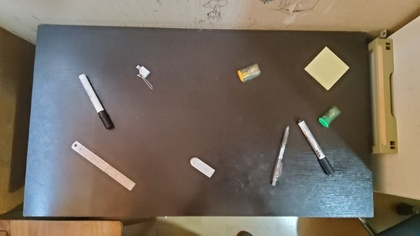
%> input picture dataset/reference/CL/Small/Ft_04_CL_S.jpg, 420 x 236 px, shrunk from 853 x 480 before the run
$ octave test01.m   (GNU Octave 9; MATLAB toolbox functions it lacks are replaced by stand-ins)
%> lines starting %> are read from the running program, lines starting %| are printed output that depends on the picture
%> further down, I is the input picture: size 236x420x3 uint8; mean R, G, B 119.4, 109, 96.7
### dataset/reference/Codigo/f_bilateral.m
function img_proc = f_bilateral(I,g_s,int)
%> called with g_s = 200, int = 10

    % Convertir a espacio de color Lab
    I_Lab = rgb2lab(I);
%> I_Lab: size 236x420x3 double; mean of channels 1, 2, 3 46.2, 2.8, 8.7

    I_bilat = imbilatfilt(I_Lab, g_s, int);
%> I_bilat: size 236x420x3 double; mean of channels 1, 2, 3 46.3, 2.8, 8.7

    % Convertir de nuevo a RGB
    img_proc = lab2rgb(I_bilat,'Out','uint8');
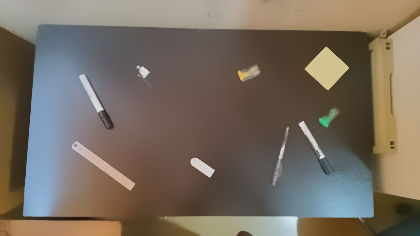
%> img_proc: size 236x420x3 double; mean R, G, B 0.469, 0.427, 0.379
end

### dataset/reference/Codigo/f_laplaciano.m
function img_prcs = f_laplaciano(I,alpha)
%> called with alpha = 0.8
filtro = fspecial('laplacian',alpha); %funcion para especificar un filtro. Varias opciones
img_prcs = imfilter(I,filtro);
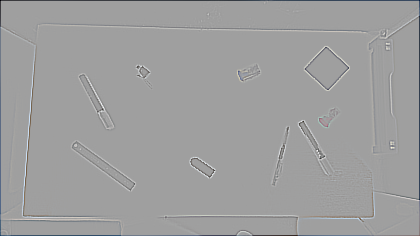
%> img_prcs: size 236x420x3 double; mean R, G, B -0.00763, -0.00667, -0.00525; drawn with min black and max white
end

### dataset/reference/Codigo/img_enhancement.m
function I_enh = img_enhancement(I,alpha)
%> called with alpha = 0.5

I2 = rgb2gray(I);
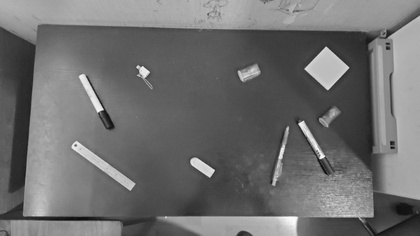
%> I2: size 236x420 uint8; min 7, max 253, mean 110.7

H = zeros(size(I2,1),size(I2,2));

I_fft = fftshift(fft2(I2));
for i = 1:size(I,1)
    for j = 1:size(I,2)
        H(i,j) = -((i-size(I,1)/2)^2+(j-size(I,2)/2)^2);%desplazamiento para el centro de coordenads
    end
end
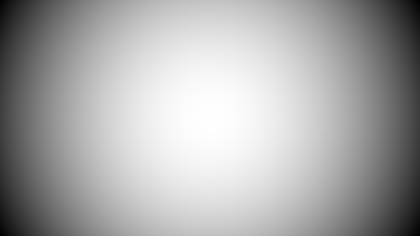
%> H: size 236x420 double; min -58024, max 0, mean -19341.7; drawn with min black and max white

I_lap = real(ifft2(ifftshift(I_fft.*H)));
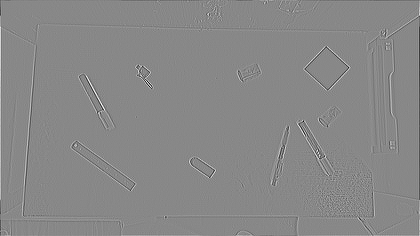
%> I_lap: size 236x420 double; min -1385549.7, max 1208654.7, mean -221.4; drawn with min black and max white
I_lap_norm = I_lap/max(max(I_lap));

I_norm = mat2gray(I2);
I_enh = I_norm - alpha*I_lap_norm;%valor empirico
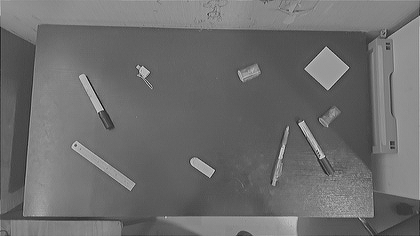
%> I_enh: size 236x420 double; min -0.383, max 1.49, mean 0.422; drawn with min black and max white
end

### dataset/reference/Codigo/test01.m
% I = imread('Ft_01_RL (Small).jpg');
%I = imread('../Small/Ft_01_RL_S.jpg');
adr = 'C:\Users\ISAAC\Desktop\Maestría\Visión por computadora\Fotos\CL\Small';
I = imread(fullfile(adr, 'Ft_04_CL_S.jpg'));


% figure
% imshow(I)
g_s = 200;
int = 10;
im1 = f_bilateral(I,g_s,int);
figure()
subplot(121)
imshow(I)
subplot(122)
imshow(im1)

%%
alpha = .8;
I_filt = f_laplaciano(im1, alpha);
figure()
subplot(121)
imshow(I)
subplot(122)
imshow(I_filt)
%%
I_enh = img_enhancement(I, 0.5);
im2 = f_laplaciano(I_enh, alpha);
figure()
subplot(121)
imshow(I)
subplot(122)
imshow(im2)
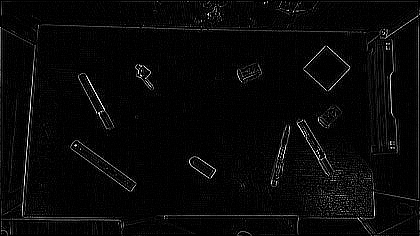
%> displayed picture: size 236x420, on the screen's scale of 0 to 255; min 0, max 255, mean 8.1

$ run again, with dataset/reference/RL/Small/Ft_01_RL_S.jpg copied over dataset/reference/CL/Small/Ft_04_CL_S.jpg
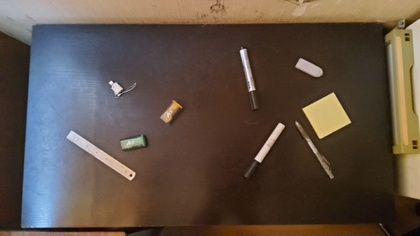
%> input picture dataset/reference/RL/Small/Ft_01_RL_S.jpg, 420 x 236 px, shrunk from 853 x 480 before the run
%> I is the input picture: size 236x420x3 uint8; mean R, G, B 94.6, 80.4, 70
%> I_Lab: size 236x420x3 double; mean of channels 1, 2, 3 34.7, 5.5, 8.9
%> I_bilat: size 236x420x3 double; mean of channels 1, 2, 3 34.7, 5.5, 8.8
%> in img_enhancement, `I_enh = I_norm - alpha*I_lap_norm;`:
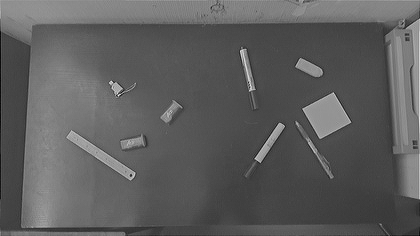
%> I_enh: size 236x420 double; min -0.374, max 1.51, mean 0.318; drawn with min black and max white
%> img_prcs: size 236x420 double
%> `imshow(im2)`:
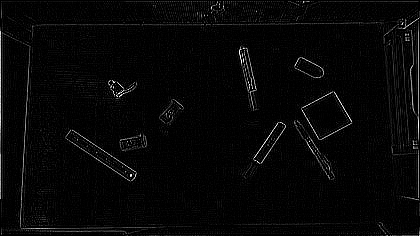
%> displayed picture: size 236x420, on the screen's scale of 0 to 255; min 0, max 255, mean 6.9

$ run again, with dataset/reference/CL/Small/Ft_01_CL_S.jpg copied over dataset/reference/CL/Small/Ft_04_CL_S.jpg
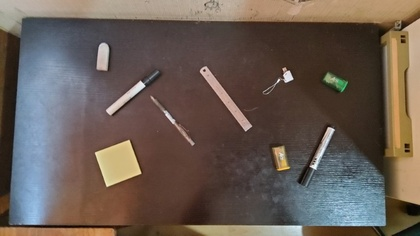
%> input picture dataset/reference/CL/Small/Ft_01_CL_S.jpg, 420 x 236 px, shrunk from 853 x 480 before the run
%> I is the input picture: size 236x420x3 uint8; mean R, G, B 104.9, 92.1, 83.7
%> I_Lab: size 236x420x3 double; mean of channels 1, 2, 3 39.6, 4.6, 7.2
%> I_bilat: size 236x420x3 double; mean of channels 1, 2, 3 39.7, 4.7, 7.2
%> in f_laplaciano (call 2), `img_prcs = imfilter(I,filtro);`:
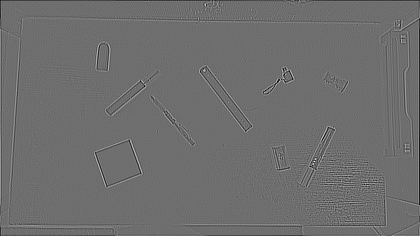
%> img_prcs: size 236x420 double; min -1.84, max 2.4, mean -0.00639; drawn with min black and max white
%> `imshow(im2)`:
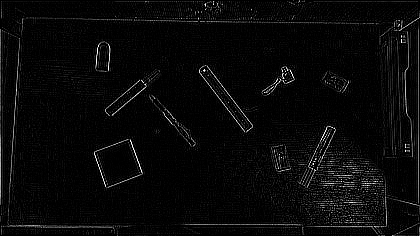
%> displayed picture: size 236x420, on the screen's scale of 0 to 255; min 0, max 255, mean 9.1
